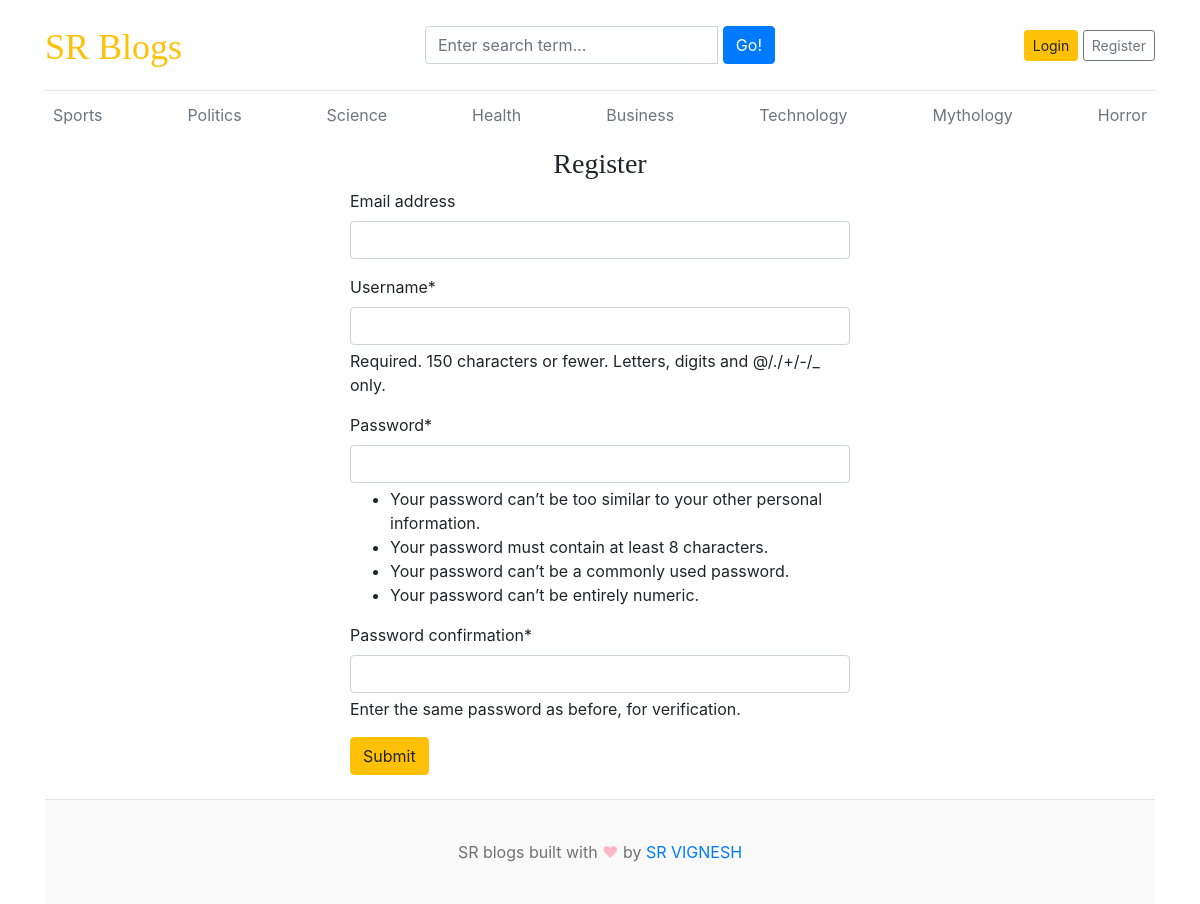
Screenshot of /register/ with the database file from the repository.
### blogs/models.py (models this page shows, shortened)
class Category(models.Model):
    category_name=models.CharField(max_length=50,unique=True)
    created_at=models.DateTimeField(auto_now_add=True)
    updated_at=models.DateTimeField(auto_now=True)
    class Meta:
        verbose_name_plural='categories'

### blog_main/views.py (the view)
# urls.py: path('register/',views.register,name='register'),
def register(request):
    if request.method=='POST':
        form=RegistrationForm(request.POST)
        if form.is_valid():
            form.save()
            messages.success(request, "Registration successful. You can now log in.")
            return redirect('register')
        else:
            messages.error(request, "Registration Failed.Try again.")
    else:
        form=RegistrationForm()
    context={
        'form':form,
        }
    return render(request,'register.html',context)

### blog_main/forms.py
class RegistrationForm(UserCreationForm):
    class Meta:
        model=User
        fields=('email','username','password1','password2')
    def __init__(self, *args: Any, **kwargs: Any) -> None:
        super().__init__(*args, **kwargs)
        self.fields.pop('usable_password',None)

### blogs/context_processors.py (called while the page is built)
def get_categories(request):
    categories=Category.objects.all()
    return dict(categories=categories)

def get_social_links(request):
    social_links=SocialLink.objects.all()
    return dict(social_links=social_links)

### templates/register.html (shortened to what this page needs)
{% extends 'base.html' %}
{% block content %}
{% load crispy_forms_tags %}
<h3 class="text-center">Register</h3>
<form action="{% url 'register' %}" method="POST" style="width:500px; margin:auto;">
    {{ form | crispy }}
    <button type="submit" class="btn btn-warning">Submit</button>
</form>
<br/>
{% endblock %}

### templates/base.html (shortened to what this page needs)
{% load static %}
<!DOCTYPE html>
<html lang="en">
<head>
    <link href="https://getbootstrap.com/docs/4.0/dist/css/bootstrap.min.css" rel="stylesheet">
    <link href="{% static 'css/blog.css' %}" rel="stylesheet">
    <link rel="stylesheet" href="https://stackpath.bootstrapcdn.com/bootstrap/4.5.2/css/bootstrap.min.css">
    <link rel="stylesheet" href="https://cdnjs.cloudflare.com/ajax/libs/font-awesome/5.15.4/css/all.min.css">
    <link rel="stylesheet" href="https://cdnjs.cloudflare.com/ajax/libs/font-awesome/4.7.0/css/font-awesome.min.css">
  </head>
<body>
    <div class="container">
      <header class="blog-header py-3">
        <div class="row flex-nowrap justify-content-between align-items-center">
          <div class="col-4 pt-1">
            <a class="blog-header-logo text-warning" href="/">SR Blogs</a>
          </div>
          <div class="col-4">
            <form action="{% url 'search' %}" method="GET">
                <div class="input-group">
                    <input class="form-control" type="text" name="keyword" value="{{ keyword }}" placeholder="Enter search term..." aria-label="Enter search term..." aria-describedby="button-search" />&nbsp;
                    <button type="submit" class="btn btn-primary" id="button-search" type="button">Go!</button>
                </div>
            </form>
          </div>
          <div class="col-4 d-flex justify-content-end align-items-center">
            {% if not user.is_authenticated %}
            <a class="btn btn-sm btn-warning" href="{% url 'login' %}">Login</a> &nbsp;
            <a class="btn btn-sm btn-outline-secondary" href="{% url 'register' %}">Register</a>
            {% else %}
            <span><a href="{% url 'dashboard' %}">Dashboard</a></span>
            &emsp;
            <span><a href="{% url 'logout' %}">Logout</a></span>
            {% endif %}
          </div>
        </div>
      </header>
      <div class="nav-scroller py-1 mb-2">
        <nav class="nav d-flex justify-content-between">
          {% for category in categories %}
          <a class="p-2 text-muted" href="{% url 'posts_by_category' category.id %}">{{ category.category_name }}</a>
          {% endfor %}
        </nav>
      </div>
{% block content %}
{% endblock %}
<footer class="blog-footer">
    <p>SR blogs built with <span style="color:#FFB7C5;">&#9829;</span> by <a href="#">SR VIGNESH</a></p>
  </footer>
  </body>
  </html>

### blog_main/static/css/blog.css (style rules this page uses)
.blog-header { border-bottom: 1px solid #e5e5e5; }
.blog-header-logo { font-family: "Playfair Display", Georgia, "Times New Roman", serif; font-size: 2.25rem; }
h1, h2, h3, h4, h5, h6 { font-family: "Playfair Display", Georgia, "Times New Roman", serif; }
.blog-footer { padding: 2.5rem 0; color: #727272; text-align: center; background-color: #f9f9f9; border-top: .05rem solid #e5e5e5; }
.blog-footer p:last-child { margin-bottom: 0; }

### rows the page displays
Category: category_name "Sports"
Category: category_name "Politics"
Category: category_name "Science"
Category: category_name "Health"
Category: category_name "Business"
Category: category_name "Technology"
Category: category_name "Mythology"
Category: category_name "Horror"
